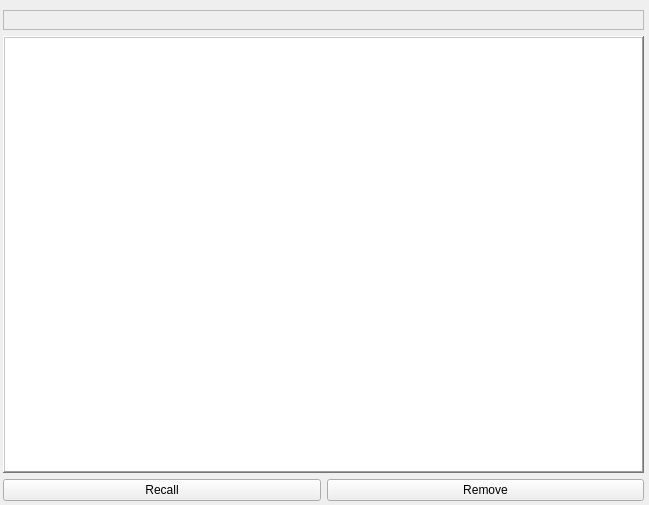
<?xml version="1.0" encoding="UTF-8"?>
<ui version="4.0">
 <class>storageScreen</class>
 <widget class="QWidget" name="storageScreen">
  <property name="geometry">
   <rect>
    <x>0</x>
    <y>0</y>
    <width>649</width>
    <height>505</height>
   </rect>
  </property>
  <property name="sizePolicy">
   <sizepolicy hsizetype="Fixed" vsizetype="Fixed">
    <horstretch>0</horstretch>
    <verstretch>0</verstretch>
   </sizepolicy>
  </property>
  <property name="minimumSize">
   <size>
    <width>649</width>
    <height>505</height>
   </size>
  </property>
  <property name="maximumSize">
   <size>
    <width>649</width>
    <height>505</height>
   </size>
  </property>
  <property name="windowTitle">
   <string>Storage</string>
  </property>
  <widget class="QWidget" name="layoutWidget">
   <property name="geometry">
    <rect>
     <x>3</x>
     <y>10</y>
     <width>641</width>
     <height>491</height>
    </rect>
   </property>
   <layout class="QVBoxLayout" name="verticalLayout_2">
    <property name="sizeConstraint">
     <enum>QLayout::SetMaximumSize</enum>
    </property>
    <item>
     <widget class="QLabel" name="helperLabel">
      <property name="font">
       <font>
        <family>Consolas</family>
        <pointsize>12</pointsize>
       </font>
      </property>
      <property name="frameShape">
       <enum>QFrame::StyledPanel</enum>
      </property>
      <property name="text">
       <string/>
      </property>
      <property name="textFormat">
       <enum>Qt::PlainText</enum>
      </property>
      <property name="alignment">
       <set>Qt::AlignCenter</set>
      </property>
      <property name="wordWrap">
       <bool>true</bool>
      </property>
      <property name="textInteractionFlags">
       <set>Qt::NoTextInteraction</set>
      </property>
     </widget>
    </item>
    <item>
     <layout class="QVBoxLayout" name="verticalLayout">
      <property name="sizeConstraint">
       <enum>QLayout::SetDefaultConstraint</enum>
      </property>
      <item>
       <widget class="QTableView" name="storageView">
        <property name="cursor" stdset="0">
         <cursorShape>PointingHandCursor</cursorShape>
        </property>
        <property name="mouseTracking">
         <bool>true</bool>
        </property>
        <property name="frameShape">
         <enum>QFrame::WinPanel</enum>
        </property>
        <property name="frameShadow">
         <enum>QFrame::Raised</enum>
        </property>
        <property name="lineWidth">
         <number>0</number>
        </property>
        <property name="sizeAdjustPolicy">
         <enum>QAbstractScrollArea::AdjustToContents</enum>
        </property>
        <property name="editTriggers">
         <set>QAbstractItemView::NoEditTriggers</set>
        </property>
        <property name="selectionMode">
         <enum>QAbstractItemView::SingleSelection</enum>
        </property>
        <property name="selectionBehavior">
         <enum>QAbstractItemView::SelectRows</enum>
        </property>
        <property name="gridStyle">
         <enum>Qt::DashDotDotLine</enum>
        </property>
        <property name="wordWrap">
         <bool>false</bool>
        </property>
        <property name="cornerButtonEnabled">
         <bool>false</bool>
        </property>
       </widget>
      </item>
     </layout>
    </item>
    <item>
     <layout class="QHBoxLayout" name="horizontalLayout">
      <property name="sizeConstraint">
       <enum>QLayout::SetDefaultConstraint</enum>
      </property>
      <item>
       <widget class="QPushButton" name="recallButton">
        <property name="text">
         <string>Recall</string>
        </property>
       </widget>
      </item>
      <item>
       <widget class="QPushButton" name="removeButton">
        <property name="text">
         <string>Remove</string>
        </property>
       </widget>
      </item>
     </layout>
    </item>
   </layout>
  </widget>
 </widget>
 <resources/>
 <connections/>
</ui>
